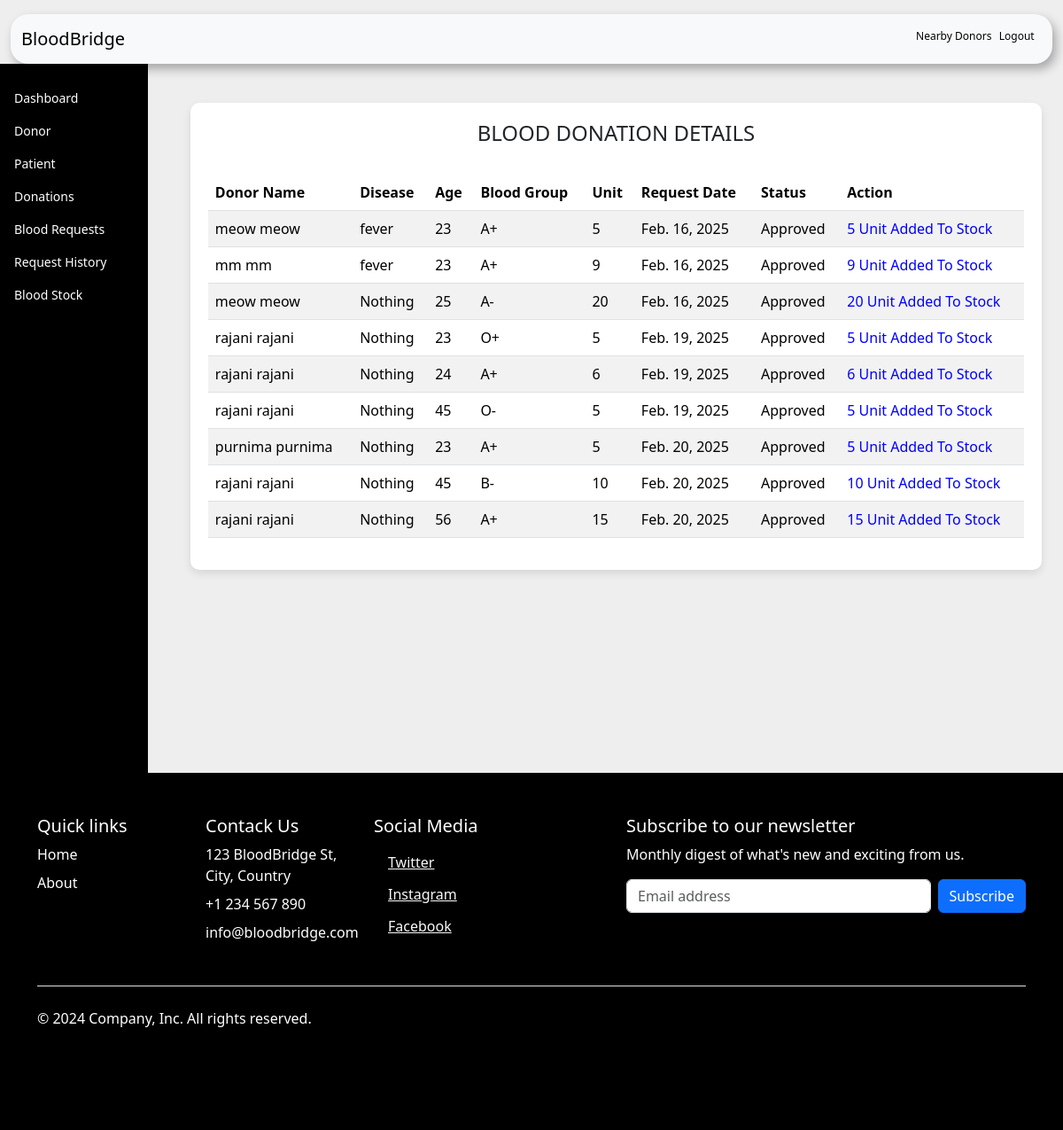
The app's page /admin-donation (signed in) with its own data.
### donor/models.py (models this page shows, shortened)
class BloodDonate(models.Model):
    donor = models.ForeignKey('Donor', on_delete=models.CASCADE)
    disease = models.CharField(max_length=100, default="Nothing")
    age = models.PositiveIntegerField()
    bloodgroup = models.CharField(max_length=10)
    unit = models.PositiveIntegerField(default=0)
    status = models.CharField(max_length=20, default="Pending")
    date = models.DateField(auto_now_add=True)

class Donor(models.Model):
    user = models.OneToOneField(User, on_delete=models.CASCADE)
    latitude = models.FloatField(null=True, blank=True)
    longitude = models.FloatField(null=True, blank=True)
    address = models.CharField(max_length=40)
    mobile = models.CharField(max_length=15, null=True)
    bloodgroup = models.CharField(max_length=10,default='unknown')
    profile_pic = models.ImageField(upload_to='profile_pic/DonorProfilePic/', null=True, blank=True)
    @property
    def get_name(self):
        return self.user.first_name + ' ' + self.user.last_name
    def __str__(self):
        return self.get_name

### blood/views.py (the view)
# urls.py: path('admin-donation', views.admin_donation_view,name='admin-donation'),
@login_required(login_url='adminlogin')
def admin_donation_view(request):
    donations=dmodels.BloodDonate.objects.all()
    return render(request,'blood/admin_donation.html',{'donations':donations})

### templates/blood/admin_donation.html (shortened to what this page needs)
{% block content %}
{% load widget_tweaks %}
{%load static%}
<!DOCTYPE html>
<html lang="en">
<head>
    <link rel="stylesheet" href="home.css">
    <link href="https://cdn.jsdelivr.net/npm/bootstrap@5.3.3/dist/css/bootstrap.min.css" rel="stylesheet">
</head>
<body style="background-color: rgb(238, 238, 238);">
    <div class="container-fluid mt-3">
        <nav class="navbar navbar-expand-lg navbar-light bg-light custom-navbar">
            <div class="container-fluid">
                <a class="navbar-brand" href="/">BloodBridge</a>
                <div class="d-flex ms-auto">
                  <a href="/donor/nearby-donors" class="logout-text">Nearby Donors</a> &nbsp;&nbsp;
                    <a href="/logout" class="logout-text">Logout</a>&nbsp;&nbsp;
                </div>
            </div>
        </nav>
    </div>
    <div class="d-flex">
        <div class="vertical-navbar">
            <a href="/">Dashboard</a>
            <a href="/admin-donor" >Donor</a>
            <a href="/admin-patient" >Patient</a>
            <a href="/admin-donation" >Donations</a>
            <a href="/admin-request" >Blood Requests</a>
            <a href="/admin-request-history" >Request History</a>
            <a href="/admin-blood" >Blood Stock</a>
        </div>
        <div class="container-fluid ms-4 p-4">
            <div class="table-container">
                <H4 class="text-center">BLOOD DONATION DETAILS</H4><br>
                <table class="table table-striped">
                    <thead >
                        <tr>
                            <th scope="col">Donor Name</th>
                            <th scope="col">Disease</th>
                            <th scope="col">Age</th>
                            <th scope="col">Blood Group</th>
                            <th scope="col">Unit</th>
                            <th scope="col">Request Date</th>
                            <th scope="col">Status</th>
                            <th class="text-right">Action</th>
                        </tr>
                    </thead>
                    <tbody>
                        {% for t in donations %}
                        <tr>
                            <td> {{t.donor}}</td>
                            <td> {{t.disease}}</td>
                            <td> {{t.age}}</td>
                            <td>{{t.bloodgroup}}</td>
                            <td>{{t.unit}}</td>
                            <td>{{t.date}}</td>
                            <td>{{t.status}}</td>
                            {% if t.status == 'Pending' %}
                            <td class="text-right">
                                <button class="btn btn-primary badge-pill" style="width: 100px;"><a  style="text-decoration: none;color: white;" href="{% url 'approve-donation' t.id  %}">APPROVE</a> </button>
                                <button class="btn btn-danger badge-pill" style="width: 80px;"><a  style="text-decoration: none;color: white;" href="{% url 'reject-donation' t.id  %}">REJECT</a> </button>
                            </td>
                            {% elif  t.status == 'Approved' %}
                            <td><span class="approved">{{t.unit}} Unit Added To Stock</span></td>
                            {% else %}
                            <td><span class="label danger">0 Unit Added To Stock</span></td>
                            {% endif %}
                        </tr>
                        {% endfor %}
                    </tbody>
                </table>
            </div>
        </div>
    </div>
</body>
<footer class="py-5 text-white" style="background-color: rgb(0, 0, 0); color: white;">
    <div class="container">
       <div class="row">
           <div class="col-6 col-md-2 mb-3">
             <h5 class="text-white">Quick links</h5>
             <ul class="nav flex-column">
               <li class="nav-item mb-2"><a href="#" class="nav-link p-0 text-white">Home</a></li>
               <li class="nav-item mb-2"><a href="#" class="nav-link p-0 text-white">About</a></li>
             </ul>
           </div>
           <div class="col-6 col-md-2 mb-3">
             <h5 class="text-white">Contack Us</h5>
             <ul class="nav flex-column">
               <li class="nav-item mb-2"><a href="#" class="nav-link p-0 text-white">123 BloodBridge St, City, Country</a></li>
               <li class="nav-item mb-2"><a href="#" class="nav-link p-0 text-white">+1 234 567 890</a></li>
               <li class="nav-item mb-2"><a href="#" class="nav-link p-0 text-white">info@bloodbridge.com</a></li>
             </ul>
           </div>
           <div class="col-6 col-md-2 mb-3">
             <h5 class="text-white">Social Media</h5>
             <ul class="nav flex-column">
               <li class="ms-3">
                   <a class="link-light" href="#">
                        Twitter
                   </a>
               </li>
               <li class="ms-3">
                   <a class="link-light" href="#">
                        Instagram
                   </a>
               </li>
               <li class="ms-3">
                   <a class="link-light" href="#">
                        Facebook
                   </a>
               </li>
           </ul>
           </div>
           <div class="col-md-5 offset-md-1 mb-3">
             <form>
               <h5 class="text-white">Subscribe to our newsletter</h5>
               <p class="text-white">Monthly digest of what's new and exciting from us.</p>
               <div class="d-flex flex-column flex-sm-row w-100 gap-2">
                 <input id="newsletter1" type="text" class="form-control" placeholder="Email address">
                 <button class="btn btn-primary" type="button">Subscribe</button>
               </div>
             </form>
           </div>
         </div>
         <div class="d-flex flex-column flex-sm-row justify-content-between py-4 my-4 border-top">
           <p class="text-white">© 2024 Company, Inc. All rights reserved.</p>
           <ul class="list-unstyled d-flex">
             <li class="ms-3"><a class="link-light" href="#"><svg class="bi" width="24" height="24"><use xlink:href="#twitter"></use></svg></a></li>
             <li class="ms-3"><a class="link-light" href="#"><svg class="bi" width="24" height="24"><use xlink:href="#instagram"></use></svg></a></li>
             <li class="ms-3"><a class="link-light" href="#"><svg class="bi" width="24" height="24"><use xlink:href="#facebook"></use></svg></a></li>
           </ul>
         </div>
    </div>
   </footer>
</html>
{% endblock content %}

### templates/blood/admin_donation.html (style rules this page uses)
.custom-navbar { border-radius: 20px; box-shadow: 4px 6px 12px rgba(0, 0, 0, 0.3); }
.logout-text { text-decoration: none; color: black; font-size: 12px; }
.vertical-navbar { height: 100vh; background-color:black; padding-top: 20px; }
.vertical-navbar a { text-decoration: none; color: white; background: black; font-size: 14px; padding: 8px 16px; display: block; }
.table-container { margin-top: 20px; background-color: white; border-radius: 10px; padding: 20px; box-shadow: 0 4px 10px rgba(0, 0, 0, 0.1); }
.table thead { background-color: #f8f9fa; }
.approved { color:blue; }
@media (max-width: 1200px) { .vertical-navbar { width: 200px; } }
@media (max-width: 1200px) { .container-fluid.ms-4.p-4 { margin-left: 220px; } }

### records on screen
BloodDonate: donor "meow meow", disease "fever", age "23", bloodgroup "A+", unit "5", date "Feb. 16, 2025", status "Approved"
BloodDonate: donor "mm mm", disease "fever", age "23", bloodgroup "A+", unit "9", date "Feb. 16, 2025", status "Approved"
BloodDonate: donor "meow meow", disease "Nothing", age "25", bloodgroup "A-", unit "20", date "Feb. 16, 2025", status "Approved"
BloodDonate: donor "rajani rajani", disease "Nothing", age "23", bloodgroup "O+", unit "5", date "Feb. 19, 2025", status "Approved"
BloodDonate: donor "rajani rajani", disease "Nothing", age "24", bloodgroup "A+", unit "6", date "Feb. 19, 2025", status "Approved"
BloodDonate: donor "rajani rajani", disease "Nothing", age "45", bloodgroup "O-", unit "5", date "Feb. 19, 2025", status "Approved"
BloodDonate: donor "purnima purnima", disease "Nothing", age "23", bloodgroup "A+", unit "5", date "Feb. 20, 2025", status "Approved"
BloodDonate: donor "rajani rajani", disease "Nothing", age "45", bloodgroup "B-", unit "10", date "Feb. 20, 2025", status "Approved"
BloodDonate: donor "rajani rajani", disease "Nothing", age "56", bloodgroup "A+", unit "15", date "Feb. 20, 2025", status "Approved"
